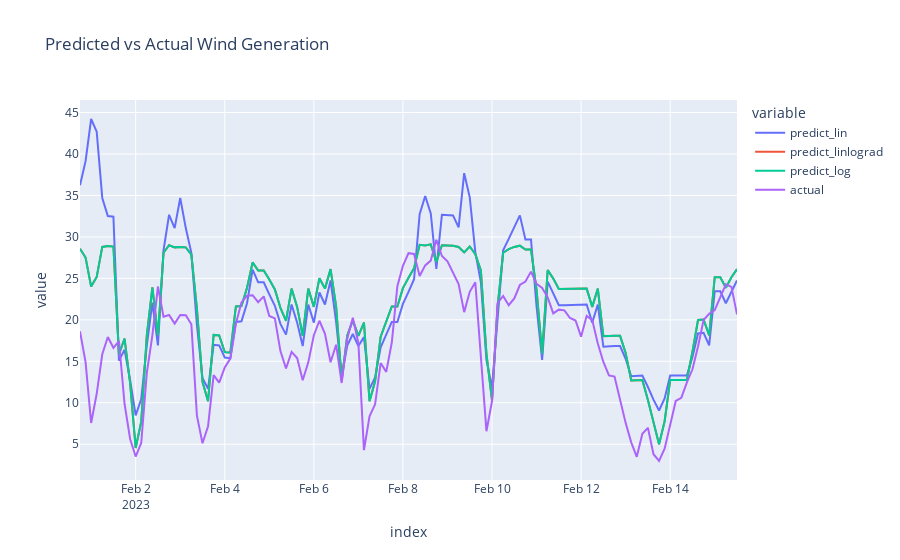

The notebook cell saved with this chart:
### Code cell
px.line(plot_df, title="Predicted vs Actual Wind Generation")
